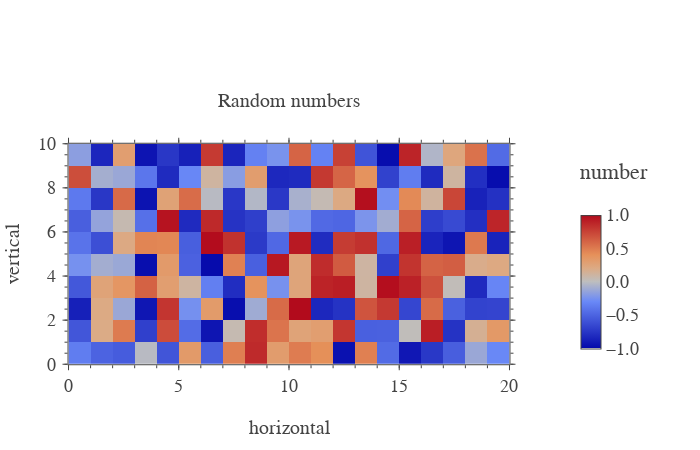

Source (notebook cell):
### Code cell
plt.show(heatmap)

### Figure 1 — Plotly figure (JSON) as saved in the notebook; plotly's stock layout.template omitted (floating-point values rounded to 4 significant figures; data arrays with more than 128 entries replaced by an {"elided": "..."} marker saying what was removed)
{"data": [{"colorbar": {"len": 0.6, "thickness": 20, "tickformat": ".1f", "title": {"text": "number<br>&nbsp;"}, "xpad": 40}, "dx": 1, "dy": 1, "transpose": true, "type": "heatmap", "uid": "9dc7abaf-3f69-4eb1-8b7e-3d3eaf7605f9", "x": [0, 1, 2, 3, 4, 5, 6, 7, 8, 9, 10, 11, 12, 13, 14, 15, 16, 17, 18, 19, 20], "y": [0, 1, 2, 3, 4, 5, 6, 7, 8, 9, 10], "z": {"elided": "20x10 float values"}, "zmax": 1, "zmin": -1}, {"type": "heatmap", "uid": "fcd4371a-a343-40ba-8c5a-a3524c764442", "visible": false, "xaxis": "x101", "yaxis": "y101"}, {"type": "heatmap", "uid": "507395b5-6d16-477c-895d-9ec693c9c78d", "visible": false, "xaxis": "x201", "yaxis": "y201"}], "layout": {"font": {"family": "Arial", "size": 18}, "height": 450, "margin": {"b": 20, "l": 20, "r": 20, "t": 80}, "title": {"font": {"size": 20}, "text": "Random numbers", "xanchor": "center", "xref": "paper", "y": 0.7778, "yanchor": "middle", "yref": "container"}, "width": 700, "xaxis": {"anchor": "y", "automargin": true, "constrain": "domain", "hoverformat": ".f", "nticks": 6, "range": [0, 20], "showgrid": false, "showline": false, "showticklabels": true, "tickfont": {"size": 18}, "ticklen": 5, "tickmode": "auto", "ticks": "outside", "title": {"font": {"size": 20}, "text": "horizontal"}, "zeroline": false}, "xaxis101": {"anchor": "y", "automargin": true, "constrain": "domain", "nticks": 6, "overlaying": "x", "range": [0, 20], "scaleanchor": "x", "showgrid": false, "showline": false, "showticklabels": false, "side": "top", "ticklen": 5, "tickmode": "auto", "ticks": "outside", "zeroline": false}, "xaxis201": {"anchor": "y", "automargin": true, "constrain": "domain", "mirror": "ticks", "nticks": 34, "overlaying": "x", "range": [0, 20], "scaleanchor": "x", "showgrid": false, "showline": true, "showticklabels": false, "ticklen": 3, "tickmode": "auto", "ticks": "outside", "zeroline": false}, "yaxis": {"anchor": "x", "automargin": true, "constrain": "domain", "hoverformat": ".f", "nticks": 6, "range": [0, 10], "scaleanchor": "x", "showgrid": false, "showline": false, "showticklabels": true, "tickfont": {"size": 18}, "ticklen": 5, "tickmode": "auto", "tickprefix": " ", "ticks": "outside", "ticksuffix": " ", "title": {"font": {"size": 20}, "text": "vertical"}, "zeroline": false}, "yaxis101": {"anchor": "x", "automargin": true, "constrain": "domain", "nticks": 6, "overlaying": "y", "range": [0, 10], "scaleanchor": "y", "showgrid": false, "showline": false, "showticklabels": false, "side": "right", "ticklen": 5, "tickmode": "auto", "ticks": "outside", "zeroline": false}, "yaxis201": {"anchor": "x", "automargin": true, "constrain": "domain", "mirror": "ticks", "nticks": 34, "overlaying": "y", "range": [0, 10], "scaleanchor": "y", "showgrid": false, "showline": true, "showticklabels": false, "ticklen": 3, "tickmode": "auto", "ticks": "outside", "zeroline": false}}}
